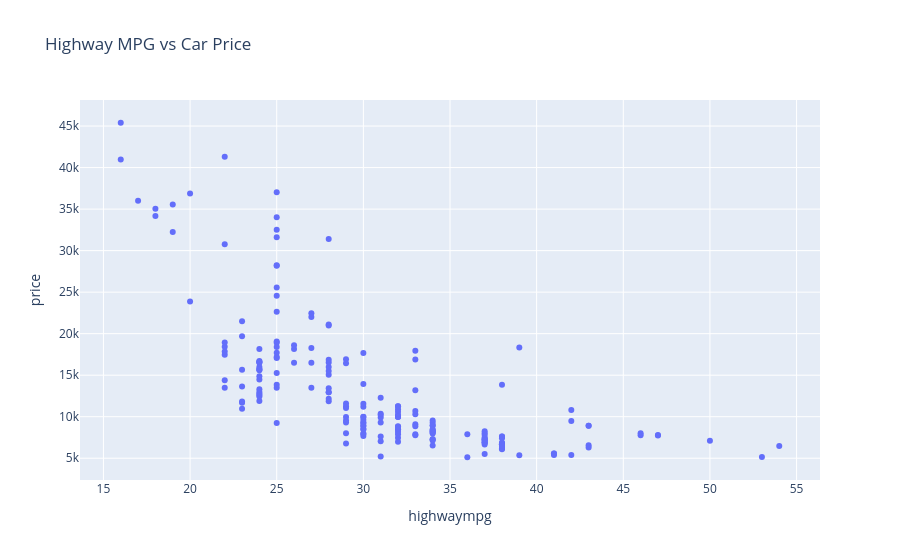

The code cell stored with this chart in its notebook:
### Markdown cell above
### Highway MPG and Car Price.

This visualisation explores the relationship between highway fuel efficency and car price.

### Code cell
# Show the relationship between highway MPG and price.
# Code referenced from LMS with small adjustments from ChatGPT. 
fig = px.scatter(df, x='highwaympg',y='price', title='Highway MPG vs Car Price')
fig.show()

### Figure 1 — Plotly figure (JSON) as saved in the notebook; plotly's stock layout.template omitted (floating-point values rounded to 4 significant figures; data arrays with more than 128 entries replaced by an {"elided": "..."} marker saying what was removed)
{"data": [{"hovertemplate": "highwaympg=%{x}<br>price=%{y}<extra></extra>", "legendgroup": "", "marker": {"color": "#636efa", "symbol": "circle"}, "mode": "markers", "name": "", "orientation": "v", "showlegend": false, "type": "scatter", "x": {"elided": "205 int values"}, "xaxis": "x", "y": {"elided": "205 float values"}, "yaxis": "y"}], "layout": {"legend": {"tracegroupgap": 0}, "title": {"text": "Highway MPG vs Car Price"}, "xaxis": {"anchor": "y", "domain": [0, 1], "title": {"text": "highwaympg"}}, "yaxis": {"anchor": "x", "domain": [0, 1], "title": {"text": "price"}}}}
